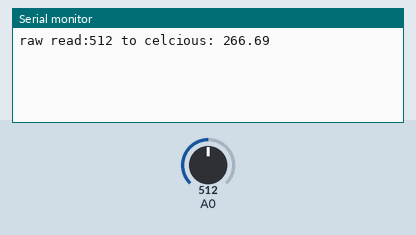
This sketch was run on a simulated Arduino Uno, built with avr-gcc and run on an emulated ATmega328P. Shown: the last lines printed to the serial monitor. The test bench sets the inputs (shaded band); at power-on: A0 = 512.

Above: at 2.8 s.
2.9 s: A0 set to 716
At 5.1 s:
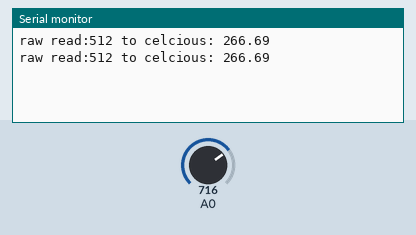
5.6 s: A0 set to 900
At 6.6 s:
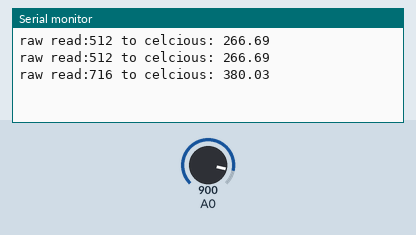
Timing chart, 0 to 8.6 s (numbered marks = the images above; inputs shaded):
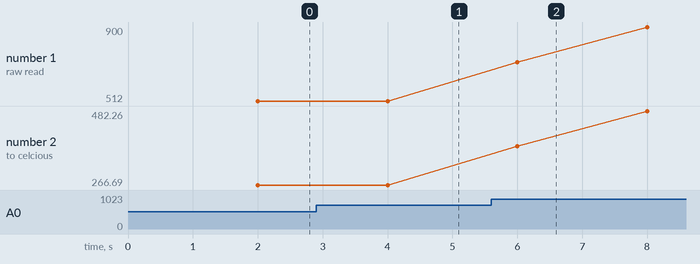

Measured:
- plotted number 1: 512 → 900 after the input at 5.6 s
- plotted number 2: 266.69 → 482.26 after the input at 5.6 s

The sketch:

temperature_transistor.ino
```cpp
/*
Reading temp sensor value. no resistor. reading from analog pin a0
you can also use a transistor as a heat sensor https://circuitdigest.com/electronic-circuits/heat-sensor#:~:text=As%20the%20temperature%20of%20PN,it%20as%20a%20heat%20sensor.
I used transistors 2n 2222 4338


*/
void setup()
{
   Serial.begin(9600);
}

void loop()
{
   // read the input on analog pin 0:
   int analogueValue = analogRead(A0);
   delay(2000);
   Serial.print("raw read:");
   Serial.print(analogueValue);
   Serial.print(" to celcious: ");

   Serial.println((analogueValue - 32 )* 0.5556 );
}
```
